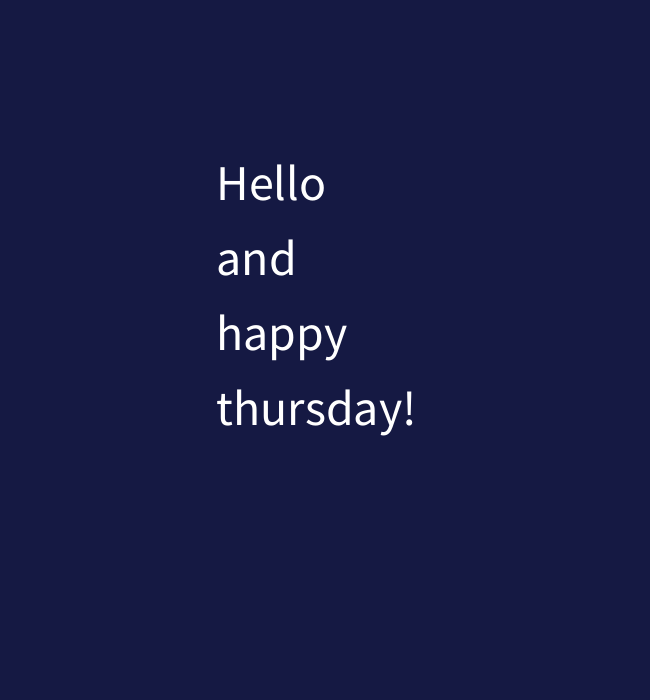
Frame 1 (no input)
Frame 60 (the mouse pressed at the canvas centre just before this capture): identical to frame 1, image omitted
Frame 120 (the mouse held since frame 60 and released just before this capture): identical to frame 1, image omitted

The Processing sketch that drew this single still picture (run headless with seeded random() and noise(); from frame 60 on, the mouse is pressed at the canvas centre):

// Processing sketch: array_looping_through_once
// ── array_looping_through_once.pde
// Create an array of strings.
// Loop through the array once.

String[] words = {"Hello", "and", "happy", "thursday!"};

void setup() {
  size(650, 700);
  fill(255);
  textSize(50);
}

void draw() {
  int y = 200;
  background(21, 25, 67);
  for (int i = 0; i < 4; i++) {
    text(words[i], width / 3, y);
    y += 75;
  }
}
